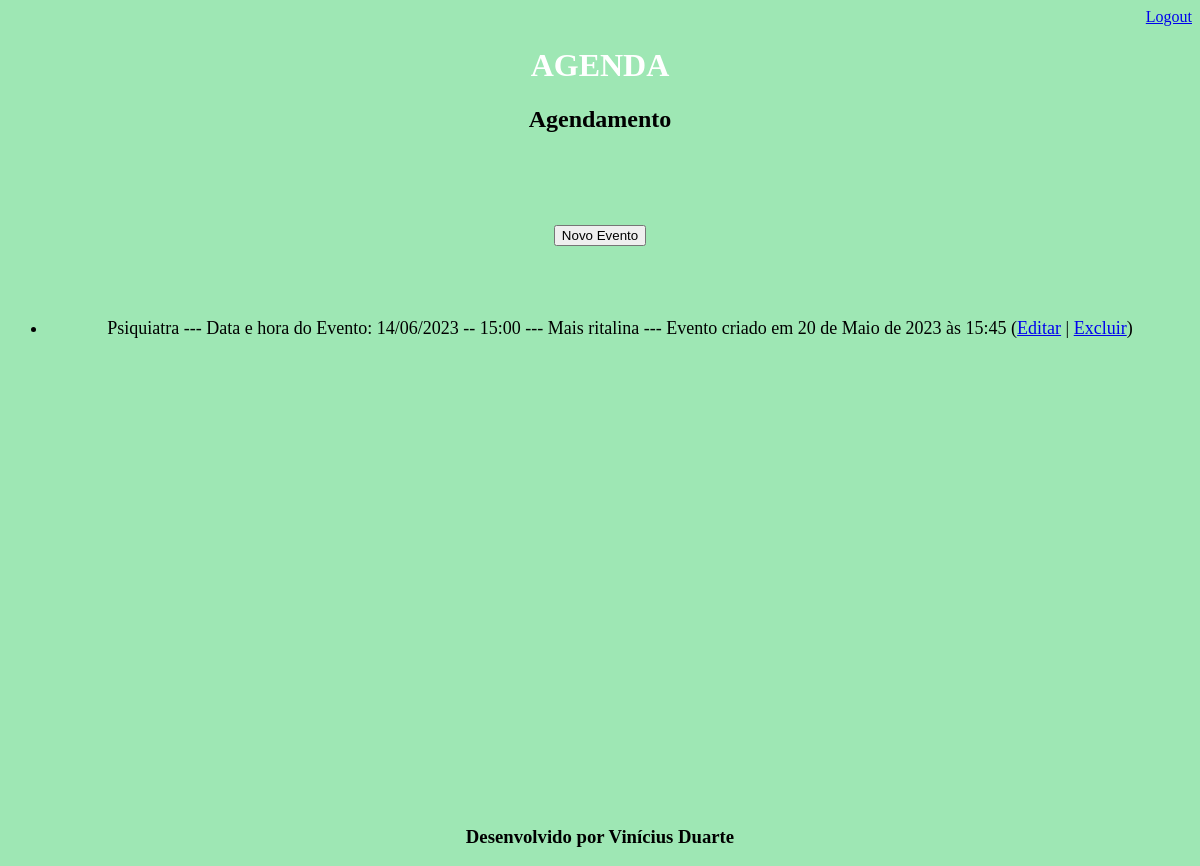
/home/ (signed in), run on an earlier commit of the app's database.
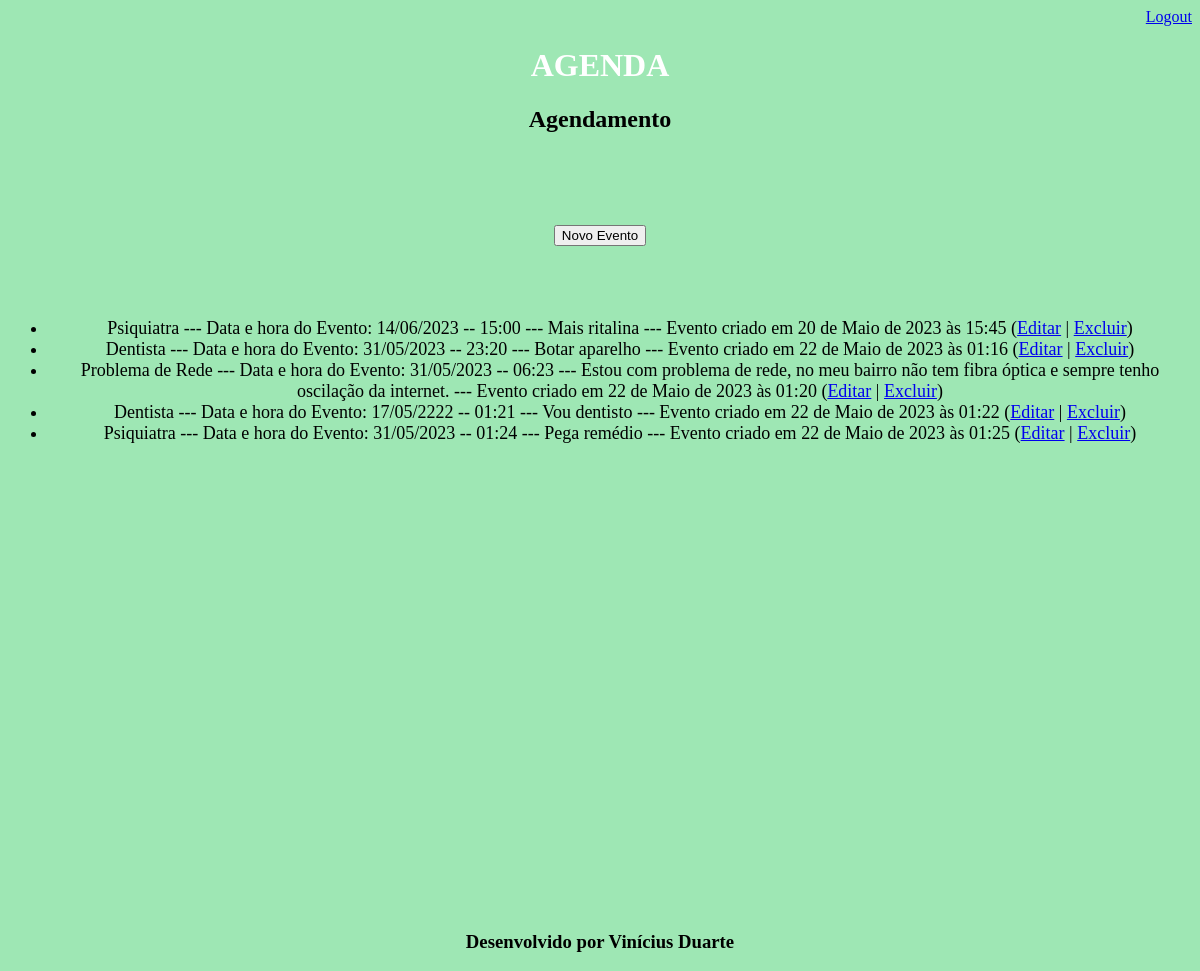
And on a later commit of the database.
### app_wpp/models.py (models this page shows, shortened)
class evento(models.Model):
    titulo = models.CharField(max_length=100)
    descricao = models.TextField(blank=True, null=True)
    data_evento = models.DateTimeField(verbose_name='Data do Evento')
    data_criacao = models.DateTimeField(auto_now=True)
    usuario = models.ForeignKey(User, on_delete=models.CASCADE)
    class Meta:
        db_table = 'evento'
    def get_data_evento(self):
        return self.data_evento.strftime('%d/%m/%Y -- %H:%M')
    def get_evento_atrasado(self):
        if self.data_evento < datetime.now():
            return True
        else:
            return False

### app_wpp/views.py (the view)
# urls.py: path('home/', views.lista_eventos),
@login_required(login_url='/login/')
def lista_eventos(request):
    usuario = request.user
    data_atual = datetime.now() - timedelta(hours=1)
    Evento = evento.objects.filter(usuario=usuario,
                                data_evento__gt=data_atual) #lt passado gt atual em diante
    dados = {'eventos':Evento}
    return render(request, 'home.html', dados)

### app_wpp/templates/home.html
{% extends "model-page.html"%}
{%block content%}
<body style='background-color: rgb(158, 231, 180);'align="center">
    <h2>Agendamento</h2>
<br><br><br><br>
    <a href="evento/">
    <button type="button">Novo Evento</button>
    </a>
    <br><br><br><br>
    <ul style="font-size: 18px">
        {% for evento in eventos%}
            <li>
                <div style={% if evento.get_evento_atrasado %} "color: red"; {%endif%}>
                {{evento.titulo}} --- Data e hora do Evento: {{evento.get_data_evento}} --- {{evento.descricao}} --- Evento criado em {{evento.data_criacao}}
                (<a href='evento/?id={{evento.id}}'>Editar</a>
                | <a href='evento/delete/{{evento.id}}/'>Excluir</a>)
                </div>
            </li>
        {%endfor%}
    </ul><br><br><br><br><br><br><br><br><br><br><br><br><br><br><br><br><br><br><br><br><br><br><br><br><br>
</body>
{%endblock%}

What changed in the data, as far as the page shows it:
added evento: titulo "Dentista", get_data_evento "31/05/2023 -- 23:20", descricao "Botar aparelho", data_criacao "22 de Maio de 2023 às 01:16"
added evento: titulo "Problema de Rede", get_data_evento "31/05/2023 -- 06:23", descricao "Estou com problema de rede, no meu bairro não tem fibra óptica e sempre tenho oscilação da internet.", data_criacao "22 de Maio de 2023 às 01:20"
added evento: titulo "Dentista", get_data_evento "17/05/2222 -- 01:21", descricao "Vou dentisto", data_criacao "22 de Maio de 2023 às 01:22"
added evento: titulo "Psiquiatra", get_data_evento "31/05/2023 -- 01:24", descricao "Pega remédio", data_criacao "22 de Maio de 2023 às 01:25"
